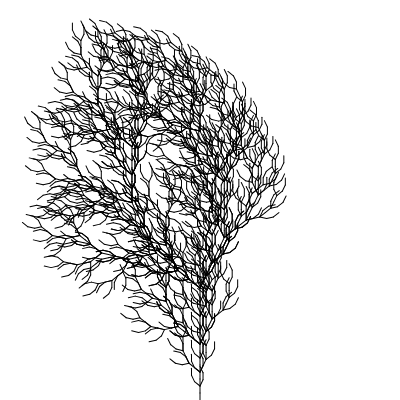
Frame 1 (no input)
Frame 2 (the mouse pressed at the canvas centre, redrawn once): identical to frame 1, image omitted

The p5.js sketch that drew this single still picture (run headless with seeded random() and noise() and a simulated clock; the mouse was pressed at the canvas centre and the sketch redrawn once):

// p5.js sketch
// ── sketch.js
// Based on an example by
// The Nature of Code
// Daniel Shiffman
// http://natureofcode.com

let lsystem;
let turtle;

function setup() {
	createCanvas(400, 400);

	const configs = {
		fern: {
			generations: 7,
			len: 1,
			axiom: 'X',
			rules: { X: 'F[+X][-X]FX', F: 'FF' },
			angle: radians(-25.7)
		},
		bush: {
			generations: 4,
			len: 7,
			axiom: 'F',
			rules: { F: 'FF+[+F-F-F]-[-F+F+F]' },
			angle: radians(-25.7)
		}
	};

	let config = configs.bush;
	lsystem = new LSystem(config.axiom, config.rules);
	turtle = new Turtle(config.len, config.angle);

	for (let i = 0; i < config.generations; i++) {
		lsystem.generate();
	}
}

function draw() {
	background(255);
	translate(width / 2, height);
	turtle.render(lsystem.sentence);
	noLoop();
}

// ── lsystem.js
// An LSystem has a starting sentence
// An a ruleset
// Each generation recursively replaces characters in the sentence
// Based on the ruleset

// Construct an LSystem with a starting sentence and a ruleset
class LSystem {
	constructor(axiom, rules) {
		this.sentence = axiom; // The sentence (a String)
		this.ruleset = rules; // The ruleset (an array of Rule objects)
	}

	// Generate the next generation
	generate() {
		// An empty string that we will fill
		let nextgen = '';
		// For every character in the sentence
		for (let i = 0; i < this.sentence.length; i++) {
			// What is the character
			// We will replace it with itself unless it matches one of our rules
			let c = this.sentence.charAt(i);
			let next = this.ruleset[c] || c;
			// Append replacement String
			nextgen += next;
		}
		// Replace sentence
		this.sentence = nextgen;
	}
}

// ── turtle.js
class Turtle {
	constructor(length, angle) {
		this.length = length;
		this.angle = angle;
	}

	render(sentence) {
		stroke(0);
		for (let i = 0; i < sentence.length; i++) {
			let c = sentence.charAt(i);
			if (c === 'F' || c === 'G') {
				line(0, 0, 0, -this.length);
				translate(0, -this.length);
			} else if (c === '+') {
				rotate(this.angle);
			} else if (c === '-') {
				rotate(-this.angle);
			} else if (c === '[') {
				push();
			} else if (c === ']') {
				pop();
			}
		}
	}
}
